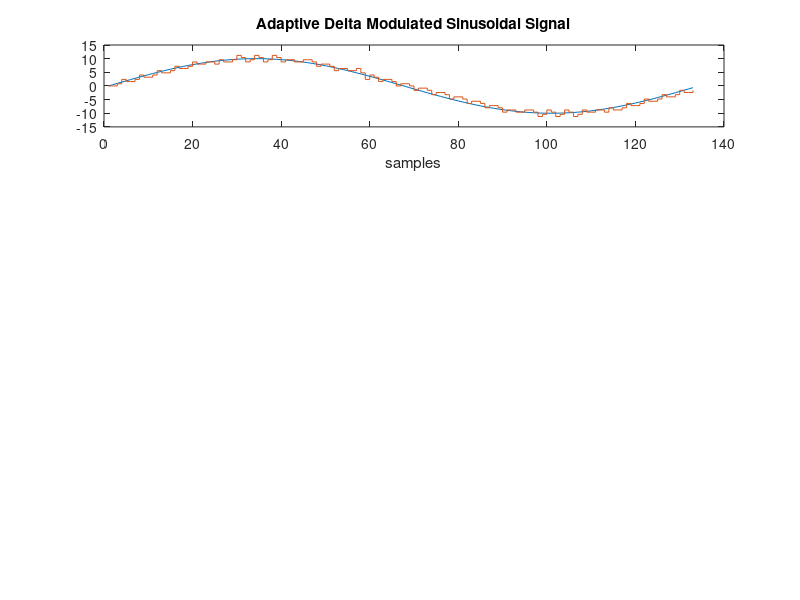

MATLAB code for this plot: (Note: this script raises an error after producing the figure.)
clc;

%% Adaptive delta modulation on sinusoidal signal

% Sampling parameters
Fs = 8000;                  
dt = 1/Fs;                   
StopTime = 0.25;             
t = (0:dt:StopTime-dt)';  

% Sine wave:
Fc = 60;                     
x = sin(2*pi*Fc*t);
x = 10*x(1:133);

subplot(4,1,1);
plot(x);
xlabel('samples');
title('Adaptive Delta Modulated Sinusoidal Signal');
hold on;

% initial output of staircase (approximation)
xr = zeros(1,length(x)); 
st = zeros(1,length(x));
st(1) = 0.8;
err = zeros(1,length(x));
err(1)=-1;

for i=1:length(x)-1
    
    if xr(i)<=x(i)
        err(i+1)=1;
        st(i+1) = abs(st(i))*err(i+1) + st(1)*err(i);
    else
        err(i+1)=-1;
        st(i+1) = abs(st(i))*err(i+1) + st(1)*err(i);
    end
    xr(i+1)=xr(i) + st(i+1);
end
stairs(xr);
hold off

%demodulation

for i=1:st
    if st(i)>xr(i)
        err(i+1)=1;
        st(i+1) = abs(st(i))*err(i+1) + st(1)*err(i);
        xr(i+1)=xr(i) + st(i+1);
    else
        err(i+1)=-1;
        st(i+1) = abs(st(i))*err(i+1) + st(1)*err(i);
        xr(i+1)=xr(i) + st(i+1);
    end
end

hd = lowpass(xr,2*pi,100);
subplot(4,1,2)
plot(hd,'c');
xlabel('samples');
title('Demodulation of ADM Sinusoidal Signal');

%% Adaptive delta modulation on audio file

[signal,fs]=audioread('band.wav');
x = 100*signal(400:520);

subplot(4,1,3);
plot(x);
xlabel('samples');
title('Adaptive Delta Modulated Audio Signal');
hold on;

% initial output of staircase (approximation)
xr = zeros(1,length(x)); 
st = zeros(1,length(x));
st(1) = 0.8;
err = zeros(1,length(x));
err(1)=-1;

for i=1:length(x)-1
    
    if xr(i)<=x(i)
        err(i+1)=1;
        st(i+1) = abs(st(i))*err(i+1) + st(1)*err(i);
    else
        err(i+1)=-1;
        st(i+1) = abs(st(i))*err(i+1) + st(1)*err(i);
    end
    xr(i+1)=xr(i) + st(i+1);
end
stairs(xr);
hold off

%demodulation

for i=1:st
    if st(i)>xr(i)
        err(i+1)=1;
        st(i+1) = abs(st(i))*err(i+1) + st(1)*err(i);
        xr(i+1)=xr(i) + st(i+1);
    else
        err(i+1)=-1;
        st(i+1) = abs(st(i))*err(i+1) + st(1)*err(i);
        xr(i+1)=xr(i) + st(i+1);
    end
end

hd = lowpass(xr,2*pi,100);
subplot(4,1,4)
plot(hd,'c');
xlabel('samples');
title('Demodulation of ADM Audio Signal');